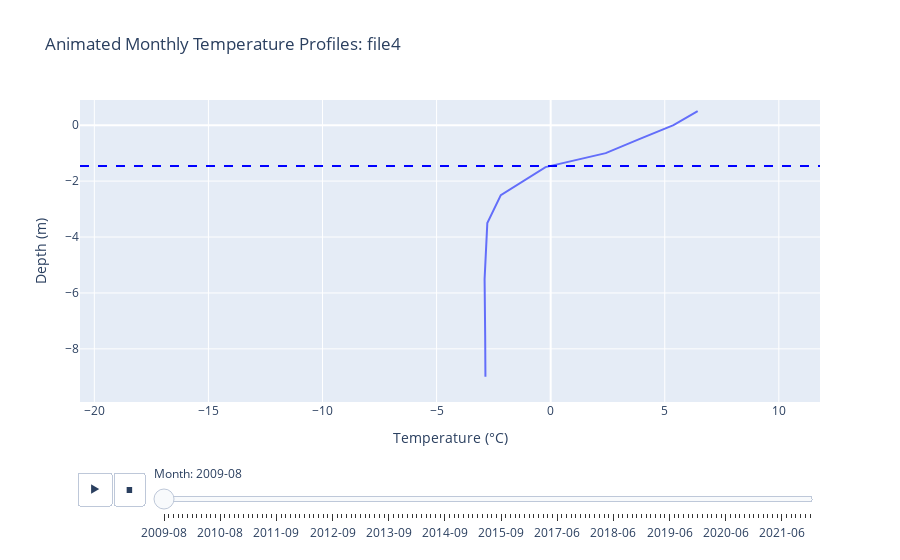

The notebook cell saved with this chart:
### Code cell
create_animated_temperature_profile_plotly_with_zero_line(dfm_list[4], 'file4')

### Figure 1 — Plotly figure (JSON) as saved in the notebook; plotly's stock layout.template omitted (floating-point values rounded to 4 significant figures)
{"data": [{"hovertemplate": "Month=2009-08<br>Temperature (°C)=%{x}<br>Depth (m)=%{y}<extra></extra>", "legendgroup": "", "line": {"color": "#636efa", "dash": "solid"}, "marker": {"symbol": "circle"}, "mode": "lines", "name": "", "orientation": "v", "showlegend": false, "type": "scatter", "x": [6.443, 5.384, 3.882, 2.413, -0.2251, -2.185, -2.776, -2.895, -2.87, -2.859], "xaxis": "x", "y": [0.5, 0, -0.5, -1, -1.5, -2.5, -3.5, -5.5, -7.5, -9], "yaxis": "y"}], "layout": {"legend": {"tracegroupgap": 0}, "shapes": [{"line": {"color": "blue", "dash": "dash", "width": 2}, "type": "line", "x0": -20.63, "x1": 11.8, "y0": -1.457, "y1": -1.457}], "sliders": [{"active": 0, "currentvalue": {"prefix": "Month: "}, "len": 0.9, "pad": {"b": 10, "t": 60}, "steps": [{"args": [["2009-08"], {"frame": {"duration": 0, "redraw": false}, "fromcurrent": true, "mode": "immediate", "transition": {"duration": 0, "easing": "linear"}}], "label": "2009-08", "method": "animate"}, {"args": [["2009-09"], {"frame": {"duration": 0, "redraw": false}, "fromcurrent": true, "mode": "immediate", "transition": {"duration": 0, "easing": "linear"}}], "label": "2009-09", "method": "animate"}, {"args": [["2009-10"], {"frame": {"duration": 0, "redraw": false}, "fromcurrent": true, "mode": "immediate", "transition": {"duration": 0, "easing": "linear"}}], "label": "2009-10", "method": "animate"}, {"args": [["2009-11"], {"frame": {"duration": 0, "redraw": false}, "fromcurrent": true, "mode": "immediate", "transition": {"duration": 0, "easing": "linear"}}], "label": "2009-11", "method": "animate"}, {"args": [["2009-12"], {"frame": {"duration": 0, "redraw": false}, "fromcurrent": true, "mode": "immediate", "transition": {"duration": 0, "easing": "linear"}}], "label": "2009-12", "method": "animate"}, {"args": [["2010-01"], {"frame": {"duration": 0, "redraw": false}, "fromcurrent": true, "mode": "immediate", "transition": {"duration": 0, "easing": "linear"}}], "label": "2010-01", "method": "animate"}, {"args": [["2010-02"], {"frame": {"duration": 0, "redraw": false}, "fromcurrent": true, "mode": "immediate", "transition": {"duration": 0, "easing": "linear"}}], "label": "2010-02", "method": "animate"}, {"args": [["2010-03"], {"frame": {"duration": 0, "redraw": false}, "fromcurrent": true, "mode": "immediate", "transition": {"duration": 0, "easing": "linear"}}], "label": "2010-03", "method": "animate"}, {"args": [["2010-04"], {"frame": {"duration": 0, "redraw": false}, "fromcurrent": true, "mode": "immediate", "transition": {"duration": 0, "easing": "linear"}}], "label": "2010-04", "method": "animate"}, {"args": [["2010-05"], {"frame": {"duration": 0, "redraw": false}, "fromcurrent": true, "mode": "immediate", "transition": {"duration": 0, "easing": "linear"}}], "label": "2010-05", "method": "animate"}, {"args": [["2010-06"], {"frame": {"duration": 0, "redraw": false}, "fromcurrent": true, "mode": "immediate", "transition": {"duration": 0, "easing": "linear"}}], "label": "2010-06", "method": "animate"}, {"args": [["2010-07"], {"frame": {"duration": 0, "redraw": false}, "fromcurrent": true, "mode": "immediate", "transition": {"duration": 0, "easing": "linear"}}], "label": "2010-07", "method": "animate"}, {"args": [["2010-08"], {"frame": {"duration": 0, "redraw": false}, "fromcurrent": true, "mode": "immediate", "transition": {"duration": 0, "easing": "linear"}}], "label": "2010-08", "method": "animate"}, {"args": [["2010-09"], {"frame": {"duration": 0, "redraw": false}, "fromcurrent": true, "mode": "immediate", "transition": {"duration": 0, "easing": "linear"}}], "label": "2010-09", "method": "animate"}, {"args": [["2010-10"], {"frame": {"duration": 0, "redraw": false}, "fromcurrent": true, "mode": "immediate", "transition": {"duration": 0, "easing": "linear"}}], "label": "2010-10", "method": "animate"}, {"args": [["2010-11"], {"frame": {"duration": 0, "redraw": false}, "fromcurrent": true, "mode": "immediate", "transition": {"duration": 0, "easing": "linear"}}], "label": "2010-11", "method": "animate"}, {"args": [["2010-12"], {"frame": {"duration": 0, "redraw": false}, "fromcurrent": true, "mode": "immediate", "transition": {"duration": 0, "easing": "linear"}}], "label": "2010-12", "method": "animate"}, {"args": [["2011-01"], {"frame": {"duration": 0, "redraw": false}, "fromcurrent": true, "mode": "immediate", "transition": {"duration": 0, "easing": "linear"}}], "label": "2011-01", "method": "animate"}, {"args": [["2011-03"], {"frame": {"duration": 0, "redraw": false}, "fromcurrent": true, "mode": "immediate", "transition": {"duration": 0, "easing": "linear"}}], "label": "2011-03", "method": "animate"}, {"args": [["2011-04"], {"frame": {"duration": 0, "redraw": false}, "fromcurrent": true, "mode": "immediate", "transition": {"duration": 0, "easing": "linear"}}], "label": "2011-04", "method": "animate"}, {"args": [["2011-05"], {"frame": {"duration": 0, "redraw": false}, "fromcurrent": true, "mode": "immediate", "transition": {"duration": 0, "easing": "linear"}}], "label": "2011-05", "method": "animate"}, {"args": [["2011-06"], {"frame": {"duration": 0, "redraw": false}, "fromcurrent": true, "mode": "immediate", "transition": {"duration": 0, "easing": "linear"}}], "label": "2011-06", "method": "animate"}, {"args": [["2011-07"], {"frame": {"duration": 0, "redraw": false}, "fromcurrent": true, "mode": "immediate", "transition": {"duration": 0, "easing": "linear"}}], "label": "2011-07", "method": "animate"}, {"args": [["2011-08"], {"frame": {"duration": 0, "redraw": false}, "fromcurrent": true, "mode": "immediate", "transition": {"duration": 0, "easing": "linear"}}], "label": "2011-08", "method": "animate"}, {"args": [["2011-09"], {"frame": {"duration": 0, "redraw": false}, "fromcurrent": true, "mode": "immediate", "transition": {"duration": 0, "easing": "linear"}}], "label": "2011-09", "method": "animate"}, {"args": [["2011-10"], {"frame": {"duration": 0, "redraw": false}, "fromcurrent": true, "mode": "immediate", "transition": {"duration": 0, "easing": "linear"}}], "label": "2011-10", "method": "animate"}, {"args": [["2011-11"], {"frame": {"duration": 0, "redraw": false}, "fromcurrent": true, "mode": "immediate", "transition": {"duration": 0, "easing": "linear"}}], "label": "2011-11", "method": "animate"}, {"args": [["2011-12"], {"frame": {"duration": 0, "redraw": false}, "fromcurrent": true, "mode": "immediate", "transition": {"duration": 0, "easing": "linear"}}], "label": "2011-12", "method": "animate"}, {"args": [["2012-01"], {"frame": {"duration": 0, "redraw": false}, "fromcurrent": true, "mode": "immediate", "transition": {"duration": 0, "easing": "linear"}}], "label": "2012-01", "method": "animate"}, {"args": [["2012-02"], {"frame": {"duration": 0, "redraw": false}, "fromcurrent": true, "mode": "immediate", "transition": {"duration": 0, "easing": "linear"}}], "label": "2012-02", "method": "animate"}, {"args": [["2012-03"], {"frame": {"duration": 0, "redraw": false}, "fromcurrent": true, "mode": "immediate", "transition": {"duration": 0, "easing": "linear"}}], "label": "2012-03", "method": "animate"}, {"args": [["2012-04"], {"frame": {"duration": 0, "redraw": false}, "fromcurrent": true, "mode": "immediate", "transition": {"duration": 0, "easing": "linear"}}], "label": "2012-04", "method": "animate"}, {"args": [["2012-05"], {"frame": {"duration": 0, "redraw": false}, "fromcurrent": true, "mode": "immediate", "transition": {"duration": 0, "easing": "linear"}}], "label": "2012-05", "method": "animate"}, {"args": [["2012-06"], {"frame": {"duration": 0, "redraw": false}, "fromcurrent": true, "mode": "immediate", "transition": {"duration": 0, "easing": "linear"}}], "label": "2012-06", "method": "animate"}, {"args": [["2012-07"], {"frame": {"duration": 0, "redraw": false}, "fromcurrent": true, "mode": "immediate", "transition": {"duration": 0, "easing": "linear"}}], "label": "2012-07", "method": "animate"}, {"args": [["2012-08"], {"frame": {"duration": 0, "redraw": false}, "fromcurrent": true, "mode": "immediate", "transition": {"duration": 0, "easing": "linear"}}], "label": "2012-08", "method": "animate"}, {"args": [["2012-09"], {"frame": {"duration": 0, "redraw": false}, "fromcurrent": true, "mode": "immediate", "transition": {"duration": 0, "easing": "linear"}}], "label": "2012-09", "method": "animate"}, {"args": [["2012-10"], {"frame": {"duration": 0, "redraw": false}, "fromcurrent": true, "mode": "immediate", "transition": {"duration": 0, "easing": "linear"}}], "label": "2012-10", "method": "animate"}, {"args": [["2012-11"], {"frame": {"duration": 0, "redraw": false}, "fromcurrent": true, "mode": "immediate", "transition": {"duration": 0, "easing": "linear"}}], "label": "2012-11", "method": "animate"}, {"args": [["2012-12"], {"frame": {"duration": 0, "redraw": false}, "fromcurrent": true, "mode": "immediate", "transition": {"duration": 0, "easing": "linear"}}], "label": "2012-12", "method": "animate"}, {"args": [["2013-01"], {"frame": {"duration": 0, "redraw": false}, "fromcurrent": true, "mode": "immediate", "transition": {"duration": 0, "easing": "linear"}}], "label": "2013-01", "method": "animate"}, {"args": [["2013-02"], {"frame": {"duration": 0, "redraw": false}, "fromcurrent": true, "mode": "immediate", "transition": {"duration": 0, "easing": "linear"}}], "label": "2013-02", "method": "animate"}, {"args": [["2013-03"], {"frame": {"duration": 0, "redraw": false}, "fromcurrent": true, "mode": "immediate", "transition": {"duration": 0, "easing": "linear"}}], "label": "2013-03", "method": "animate"}, {"args": [["2013-04"], {"frame": {"duration": 0, "redraw": false}, "fromcurrent": true, "mode": "immediate", "transition": {"duration": 0, "easing": "linear"}}], "label": "2013-04", "method": "animate"}, {"args": [["2013-05"], {"frame": {"duration": 0, "redraw": false}, "fromcurrent": true, "mode": "immediate", "transition": {"duration": 0, "easing": "linear"}}], "label": "2013-05", "method": "animate"}, {"args": [["2013-06"], {"frame": {"duration": 0, "redraw": false}, "fromcurrent": true, "mode": "immediate", "transition": {"duration": 0, "easing": "linear"}}], "label": "2013-06", "method": "animate"}, {"args": [["2013-07"], {"frame": {"duration": 0, "redraw": false}, "fromcurrent": true, "mode": "immediate", "transition": {"duration": 0, "easing": "linear"}}], "label": "2013-07", "method": "animate"}, {"args": [["2013-08"], {"frame": {"duration": 0, "redraw": false}, "fromcurrent": true, "mode": "immediate", "transition": {"duration": 0, "easing": "linear"}}], "label": "2013-08", "method": "animate"}, {"args": [["2013-09"], {"frame": {"duration": 0, "redraw": false}, "fromcurrent": true, "mode": "immediate", "transition": {"duration": 0, "easing": "linear"}}], "label": "2013-09", "method": "animate"}, {"args": [["2013-10"], {"frame": {"duration": 0, "redraw": false}, "fromcurrent": true, "mode": "immediate", "transition": {"duration": 0, "easing": "linear"}}], "label": "2013-10", "method": "animate"}, {"args": [["2013-11"], {"frame": {"duration": 0, "redraw": false}, "fromcurrent": true, "mode": "immediate", "transition": {"duration": 0, "easing": "linear"}}], "label": "2013-11", "method": "animate"}, {"args": [["2013-12"], {"frame": {"duration": 0, "redraw": false}, "fromcurrent": true, "mode": "immediate", "transition": {"duration": 0, "easing": "linear"}}], "label": "2013-12", "method": "animate"}, {"args": [["2014-01"], {"frame": {"duration": 0, "redraw": false}, "fromcurrent": true, "mode": "immediate", "transition": {"duration": 0, "easing": "linear"}}], "label": "2014-01", "method": "animate"}, {"args": [["2014-02"], {"frame": {"duration": 0, "redraw": false}, "fromcurrent": true, "mode": "immediate", "transition": {"duration": 0, "easing": "linear"}}], "label": "2014-02", "method": "animate"}, {"args": [["2014-03"], {"frame": {"duration": 0, "redraw": false}, "fromcurrent": true, "mode": "immediate", "transition": {"duration": 0, "easing": "linear"}}], "label": "2014-03", "method": "animate"}, {"args": [["2014-04"], {"frame": {"duration": 0, "redraw": false}, "fromcurrent": true, "mode": "immediate", "transition": {"duration": 0, "easing": "linear"}}], "label": "2014-04", "method": "animate"}, {"args": [["2014-05"], {"frame": {"duration": 0, "redraw": false}, "fromcurrent": true, "mode": "immediate", "transition": {"duration": 0, "easing": "linear"}}], "label": "2014-05", "method": "animate"}, {"args": [["2014-06"], {"frame": {"duration": 0, "redraw": false}, "fromcurrent": true, "mode": "immediate", "transition": {"duration": 0, "easing": "linear"}}], "label": "2014-06", "method": "animate"}, {"args": [["2014-07"], {"frame": {"duration": 0, "redraw": false}, "fromcurrent": true, "mode": "immediate", "transition": {"duration": 0, "easing": "linear"}}], "label": "2014-07", "method": "animate"}, {"args": [["2014-08"], {"frame": {"duration": 0, "redraw": false}, "fromcurrent": true, "mode": "immediate", "transition": {"duration": 0, "easing": "linear"}}], "label": "2014-08", "method": "animate"}, {"args": [["2014-09"], {"frame": {"duration": 0, "redraw": false}, "fromcurrent": true, "mode": "immediate", "transition": {"duration": 0, "easing": "linear"}}], "label": "2014-09", "method": "animate"}, {"args": [["2014-10"], {"frame": {"duration": 0, "redraw": false}, "fromcurrent": true, "mode": "immediate", "transition": {"duration": 0, "easing": "linear"}}], "label": "2014-10", "method": "animate"}, {"args": [["2014-11"], {"frame": {"duration": 0, "redraw": false}, "fromcurrent": true, "mode": "immediate", "transition": {"duration": 0, "easing": "linear"}}], "label": "2014-11", "method": "animate"}, {"args": [["2014-12"], {"frame": {"duration": 0, "redraw": false}, "fromcurrent": true, "mode": "immediate", "transition": {"duration": 0, "easing": "linear"}}], "label": "2014-12", "method": "animate"}, {"args": [["2015-01"], {"frame": {"duration": 0, "redraw": false}, "fromcurrent": true, "mode": "immediate", "transition": {"duration": 0, "easing": "linear"}}], "label": "2015-01", "method": "animate"}, {"args": [["2015-02"], {"frame": {"duration": 0, "redraw": false}, "fromcurrent": true, "mode": "immediate", "transition": {"duration": 0, "easing": "linear"}}], "label": "2015-02", "method": "animate"}, {"args": [["2015-03"], {"frame": {"duration": 0, "redraw": false}, "fromcurrent": true, "mode": "immediate", "transition": {"duration": 0, "easing": "linear"}}], "label": "2015-03", "method": "animate"}, {"args": [["2015-04"], {"frame": {"duration": 0, "redraw": false}, "fromcurrent": true, "mode": "immediate", "transition": {"duration": 0, "easing": "linear"}}], "label": "2015-04", "method": "animate"}, {"args": [["2015-05"], {"frame": {"duration": 0, "redraw": false}, "fromcurrent": true, "mode": "immediate", "transition": {"duration": 0, "easing": "linear"}}], "label": "2015-05", "method": "animate"}, {"args": [["2015-06"], {"frame": {"duration": 0, "redraw": false}, "fromcurrent": true, "mode": "immediate", "transition": {"duration": 0, "easing": "linear"}}], "label": "2015-06", "method": "animate"}, {"args": [["2015-07"], {"frame": {"duration": 0, "redraw": false}, "fromcurrent": true, "mode": "immediate", "transition": {"duration": 0, "easing": "linear"}}], "label": "2015-07", "method": "animate"}, {"args": [["2015-08"], {"frame": {"duration": 0, "redraw": false}, "fromcurrent": true, "mode": "immediate", "transition": {"duration": 0, "easing": "linear"}}], "label": "2015-08", "method": "animate"}, {"args": [["2015-09"], {"frame": {"duration": 0, "redraw": false}, "fromcurrent": true, "mode": "immediate", "transition": {"duration": 0, "easing": "linear"}}], "label": "2015-09", "method": "animate"}, {"args": [["2016-07"], {"frame": {"duration": 0, "redraw": false}, "fromcurrent": true, "mode": "immediate", "transition": {"duration": 0, "easing": "linear"}}], "label": "2016-07", "method": "animate"}, {"args": [["2016-08"], {"frame": {"duration": 0, "redraw": false}, "fromcurrent": true, "mode": "immediate", "transition": {"duration": 0, "easing": "linear"}}], "label": "2016-08", "method": "animate"}, {"args": [["2016-09"], {"frame": {"duration": 0, "redraw": false}, "fromcurrent": true, "mode": "immediate", "transition": {"duration": 0, "easing": "linear"}}], "label": "2016-09", "method": "animate"}, {"args": [["2016-10"], {"frame": {"duration": 0, "redraw": false}, "fromcurrent": true, "mode": "immediate", "transition": {"duration": 0, "easing": "linear"}}], "label": "2016-10", "method": "animate"}, {"args": [["2016-11"], {"frame": {"duration": 0, "redraw": false}, "fromcurrent": true, "mode": "immediate", "transition": {"duration": 0, "easing": "linear"}}], "label": "2016-11", "method": "animate"}, {"args": [["2016-12"], {"frame": {"duration": 0, "redraw": false}, "fromcurrent": true, "mode": "immediate", "transition": {"duration": 0, "easing": "linear"}}], "label": "2016-12", "method": "animate"}, {"args": [["2017-01"], {"frame": {"duration": 0, "redraw": false}, "fromcurrent": true, "mode": "immediate", "transition": {"duration": 0, "easing": "linear"}}], "label": "2017-01", "method": "animate"}, {"args": [["2017-02"], {"frame": {"duration": 0, "redraw": false}, "fromcurrent": true, "mode": "immediate", "transition": {"duration": 0, "easing": "linear"}}], "label": "2017-02", "method": "animate"}, {"args": [["2017-03"], {"frame": {"duration": 0, "redraw": false}, "fromcurrent": true, "mode": "immediate", "transition": {"duration": 0, "easing": "linear"}}], "label": "2017-03", "method": "animate"}, {"args": [["2017-04"], {"frame": {"duration": 0, "redraw": false}, "fromcurrent": true, "mode": "immediate", "transition": {"duration": 0, "easing": "linear"}}], "label": "2017-04", "method": "animate"}, {"args": [["2017-05"], {"frame": {"duration": 0, "redraw": false}, "fromcurrent": true, "mode": "immediate", "transition": {"duration": 0, "easing": "linear"}}], "label": "2017-05", "method": "animate"}, {"args": [["2017-06"], {"frame": {"duration": 0, "redraw": false}, "fromcurrent": true, "mode": "immediate", "transition": {"duration": 0, "easing": "linear"}}], "label": "2017-06", "method": "animate"}, {"args": [["2017-07"], {"frame": {"duration": 0, "redraw": false}, "fromcurrent": true, "mode": "immediate", "transition": {"duration": 0, "easing": "linear"}}], "label": "2017-07", "method": "animate"}, {"args": [["2017-08"], {"frame": {"duration": 0, "redraw": false}, "fromcurrent": true, "mode": "immediate", "transition": {"duration": 0, "easing": "linear"}}], "label": "2017-08", "method": "animate"}, {"args": [["2017-09"], {"frame": {"duration": 0, "redraw": false}, "fromcurrent": true, "mode": "immediate", "transition": {"duration": 0, "easing": "linear"}}], "label": "2017-09", "method": "animate"}, {"args": [["2017-10"], {"frame": {"duration": 0, "redraw": false}, "fromcurrent": true, "mode": "immediate", "transition": {"duration": 0, "easing": "linear"}}], "label": "2017-10", "method": "animate"}, {"args": [["2017-11"], {"frame": {"duration": 0, "redraw": false}, "fromcurrent": true, "mode": "immediate", "transition": {"duration": 0, "easing": "linear"}}], "label": "2017-11", "method": "animate"}, {"args": [["2017-12"], {"frame": {"duration": 0, "redraw": false}, "fromcurrent": true, "mode": "immediate", "transition": {"duration": 0, "easing": "linear"}}], "label": "2017-12", "method": "animate"}, {"args": [["2018-01"], {"frame": {"duration": 0, "redraw": false}, "fromcurrent": true, "mode": "immediate", "transition": {"duration": 0, "easing": "linear"}}], "label": "2018-01", "method": "animate"}, {"args": [["2018-02"], {"frame": {"duration": 0, "redraw": false}, "fromcurrent": true, "mode": "immediate", "transition": {"duration": 0, "easing": "linear"}}], "label": "2018-02", "method": "animate"}, {"args": [["2018-03"], {"frame": {"duration": 0, "redraw": false}, "fromcurrent": true, "mode": "immediate", "transition": {"duration": 0, "easing": "linear"}}], "label": "2018-03", "method": "animate"}, {"args": [["2018-04"], {"frame": {"duration": 0, "redraw": false}, "fromcurrent": true, "mode": "immediate", "transition": {"duration": 0, "easing": "linear"}}], "label": "2018-04", "method": "animate"}, {"args": [["2018-05"], {"frame": {"duration": 0, "redraw": false}, "fromcurrent": true, "mode": "immediate", "transition": {"duration": 0, "easing": "linear"}}], "label": "2018-05", "method": "animate"}, {"args": [["2018-06"], {"frame": {"duration": 0, "redraw": false}, "fromcurrent": true, "mode": "immediate", "transition": {"duration": 0, "easing": "linear"}}], "label": "2018-06", "method": "animate"}, {"args": [["2018-07"], {"frame": {"duration": 0, "redraw": false}, "fromcurrent": true, "mode": "immediate", "transition": {"duration": 0, "easing": "linear"}}], "label": "2018-07", "method": "animate"}, {"args": [["2018-08"], {"frame": {"duration": 0, "redraw": false}, "fromcurrent": true, "mode": "immediate", "transition": {"duration": 0, "easing": "linear"}}], "label": "2018-08", "method": "animate"}, {"args": [["2018-09"], {"frame": {"duration": 0, "redraw": false}, "fromcurrent": true, "mode": "immediate", "transition": {"duration": 0, "easing": "linear"}}], "label": "2018-09", "method": "animate"}, {"args": [["2018-10"], {"frame": {"duration": 0, "redraw": false}, "fromcurrent": true, "mode": "immediate", "transition": {"duration": 0, "easing": "linear"}}], "label": "2018-10", "method": "animate"}, {"args": [["2018-11"], {"frame": {"duration": 0, "redraw": false}, "fromcurrent": true, "mode": "immediate", "transition": {"duration": 0, "easing": "linear"}}], "label": "2018-11", "method": "animate"}, {"args": [["2018-12"], {"frame": {"duration": 0, "redraw": false}, "fromcurrent": true, "mode": "immediate", "transition": {"duration": 0, "easing": "linear"}}], "label": "2018-12", "method": "animate"}, {"args": [["2019-01"], {"frame": {"duration": 0, "redraw": false}, "fromcurrent": true, "mode": "immediate", "transition": {"duration": 0, "easing": "linear"}}], "label": "2019-01", "method": "animate"}, {"args": [["2019-02"], {"frame": {"duration": 0, "redraw": false}, "fromcurrent": true, "mode": "immediate", "transition": {"duration": 0, "easing": "linear"}}], "label": "2019-02", "method": "animate"}, {"args": [["2019-03"], {"frame": {"duration": 0, "redraw": false}, "fromcurrent": true, "mode": "immediate", "transition": {"duration": 0, "easing": "linear"}}], "label": "2019-03", "method": "animate"}, {"args": [["2019-04"], {"frame": {"duration": 0, "redraw": false}, "fromcurrent": true, "mode": "immediate", "transition": {"duration": 0, "easing": "linear"}}], "label": "2019-04", "method": "animate"}, {"args": [["2019-05"], {"frame": {"duration": 0, "redraw": false}, "fromcurrent": true, "mode": "immediate", "transition": {"duration": 0, "easing": "linear"}}], "label": "2019-05", "method": "animate"}, {"args": [["2019-06"], {"frame": {"duration": 0, "redraw": false}, "fromcurrent": true, "mode": "immediate", "transition": {"duration": 0, "easing": "linear"}}], "label": "2019-06", "method": "animate"}, {"args": [["2019-07"], {"frame": {"duration": 0, "redraw": false}, "fromcurrent": true, "mode": "immediate", "transition": {"duration": 0, "easing": "linear"}}], "label": "2019-07", "method": "animate"}, {"args": [["2019-08"], {"frame": {"duration": 0, "redraw": false}, "fromcurrent": true, "mode": "immediate", "transition": {"duration": 0, "easing": "linear"}}], "label": "2019-08", "method": "animate"}, {"args": [["2019-09"], {"frame": {"duration": 0, "redraw": false}, "fromcurrent": true, "mode": "immediate", "transition": {"duration": 0, "easing": "linear"}}], "label": "2019-09", "method": "animate"}, {"args": [["2019-10"], {"frame": {"duration": 0, "redraw": false}, "fromcurrent": true, "mode": "immediate", "transition": {"duration": 0, "easing": "linear"}}], "label": "2019-10", "method": "animate"}, {"args": [["2019-11"], {"frame": {"duration": 0, "redraw": false}, "fromcurrent": true, "mode": "immediate", "transition": {"duration": 0, "easing": "linear"}}], "label": "2019-11", "method": "animate"}, {"args": [["2019-12"], {"frame": {"duration": 0, "redraw": false}, "fromcurrent": true, "mode": "immediate", "transition": {"duration": 0, "easing": "linear"}}], "label": "2019-12", "method": "animate"}, {"args": [["2020-01"], {"frame": {"duration": 0, "redraw": false}, "fromcurrent": true, "mode": "immediate", "transition": {"duration": 0, "easing": "linear"}}], "label": "2020-01", "method": "animate"}, {"args": [["2020-02"], {"frame": {"duration": 0, "redraw": false}, "fromcurrent": true, "mode": "immediate", "transition": {"duration": 0, "easing": "linear"}}], "label": "2020-02", "method": "animate"}, {"args": [["2020-03"], {"frame": {"duration": 0, "redraw": false}, "fromcurrent": true, "mode": "immediate", "transition": {"duration": 0, "easing": "linear"}}], "label": "2020-03", "method": "animate"}, {"args": [["2020-04"], {"frame": {"duration": 0, "redraw": false}, "fromcurrent": true, "mode": "immediate", "transition": {"duration": 0, "easing": "linear"}}], "label": "2020-04", "method": "animate"}, {"args": [["2020-05"], {"frame": {"duration": 0, "redraw": false}, "fromcurrent": true, "mode": "immediate", "transition": {"duration": 0, "easing": "linear"}}], "label": "2020-05", "method": "animate"}, {"args": [["2020-06"], {"frame": {"duration": 0, "redraw": false}, "fromcurrent": true, "mode": "immediate", "transition": {"duration": 0, "easing": "linear"}}], "label": "2020-06", "method": "animate"}, {"args": [["2020-07"], {"frame": {"duration": 0, "redraw": false}, "fromcurrent": true, "mode": "immediate", "transition": {"duration": 0, "easing": "linear"}}], "label": "2020-07", "method": "animate"}, {"args": [["2020-08"], {"frame": {"duration": 0, "redraw": false}, "fromcurrent": true, "mode": "immediate", "transition": {"duration": 0, "easing": "linear"}}], "label": "2020-08", "method": "animate"}, {"args": [["2020-09"], {"frame": {"duration": 0, "redraw": false}, "fromcurrent": true, "mode": "immediate", "transition": {"duration": 0, "easing": "linear"}}], "label": "2020-09", "method": "animate"}, {"args": [["2020-10"], {"frame": {"duration": 0, "redraw": false}, "fromcurrent": true, "mode": "immediate", "transition": {"duration": 0, "easing": "linear"}}], "label": "2020-10", "method": "animate"}, {"args": [["2020-11"], {"frame": {"duration": 0, "redraw": false}, "fromcurrent": true, "mode": "immediate", "transition": {"duration": 0, "easing": "linear"}}], "label": "2020-11", "method": "animate"}, {"args": [["2020-12"], {"frame": {"duration": 0, "redraw": false}, "fromcurrent": true, "mode": "immediate", "transition": {"duration": 0, "easing": "linear"}}], "label": "2020-12", "method": "animate"}, {"args": [["2021-01"], {"frame": {"duration": 0, "redraw": false}, "fromcurrent": true, "mode": "immediate", "transition": {"duration": 0, "easing": "linear"}}], "label": "2021-01", "method": "animate"}, {"args": [["2021-02"], {"frame": {"duration": 0, "redraw": false}, "fromcurrent": true, "mode": "immediate", "transition": {"duration": 0, "easing": "linear"}}], "label": "2021-02", "method": "animate"}, {"args": [["2021-03"], {"frame": {"duration": 0, "redraw": false}, "fromcurrent": true, "mode": "immediate", "transition": {"duration": 0, "easing": "linear"}}], "label": "2021-03", "method": "animate"}, {"args": [["2021-04"], {"frame": {"duration": 0, "redraw": false}, "fromcurrent": true, "mode": "immediate", "transition": {"duration": 0, "easing": "linear"}}], "label": "2021-04", "method": "animate"}, {"args": [["2021-05"], {"frame": {"duration": 0, "redraw": false}, "fromcurrent": true, "mode": "immediate", "transition": {"duration": 0, "easing": "linear"}}], "label": "2021-05", "method": "animate"}, {"args": [["2021-06"], {"frame": {"duration": 0, "redraw": false}, "fromcurrent": true, "mode": "immediate", "transition": {"duration": 0, "easing": "linear"}}], "label": "2021-06", "method": "animate"}, {"args": [["2021-07"], {"frame": {"duration": 0, "redraw": false}, "fromcurrent": true, "mode": "immediate", "transition": {"duration": 0, "easing": "linear"}}], "label": "2021-07", "method": "animate"}, {"args": [["2021-08"], {"frame": {"duration": 0, "redraw": false}, "fromcurrent": true, "mode": "immediate", "transition": {"duration": 0, "easing": "linear"}}], "label": "2021-08", "method": "animate"}, {"args": [["2021-09"], {"frame": {"duration": 0, "redraw": false}, "fromcurrent": true, "mode": "immediate", "transition": {"duration": 0, "easing": "linear"}}], "label": "2021-09", "method": "animate"}, {"args": [["2021-10"], {"frame": {"duration": 0, "redraw": false}, "fromcurrent": true, "mode": "immediate", "transition": {"duration": 0, "easing": "linear"}}], "label": "2021-10", "method": "animate"}, {"args": [["2021-11"], {"frame": {"duration": 0, "redraw": false}, "fromcurrent": true, "mode": "immediate", "transition": {"duration": 0, "easing": "linear"}}], "label": "2021-11", "method": "animate"}, {"args": [["2021-12"], {"frame": {"duration": 0, "redraw": false}, "fromcurrent": true, "mode": "immediate", "transition": {"duration": 0, "easing": "linear"}}], "label": "2021-12", "method": "animate"}], "x": 0.1, "xanchor": "left", "y": 0, "yanchor": "top"}], "title": {"text": "Animated Monthly Temperature Profiles: file4"}, "updatemenus": [{"buttons": [{"args": [null, {"frame": {"duration": 500, "redraw": false}, "fromcurrent": true, "mode": "immediate", "transition": {"duration": 100, "easing": "linear"}}], "label": "&#9654;", "method": "animate"}, {"args": [[null], {"frame": {"duration": 0, "redraw": false}, "fromcurrent": true, "mode": "immediate", "transition": {"duration": 0, "easing": "linear"}}], "label": "&#9724;", "method": "animate"}], "direction": "left", "pad": {"r": 10, "t": 70}, "showactive": false, "type": "buttons", "x": 0.1, "xanchor": "right", "y": 0, "yanchor": "top"}], "xaxis": {"anchor": "y", "autorange": false, "domain": [0, 1], "range": [-20.63, 11.8], "title": {"text": "Temperature (°C)"}}, "yaxis": {"anchor": "x", "autorange": false, "domain": [0, 1], "range": [-9.9, 0.9], "title": {"text": "Depth (m)"}}}}
